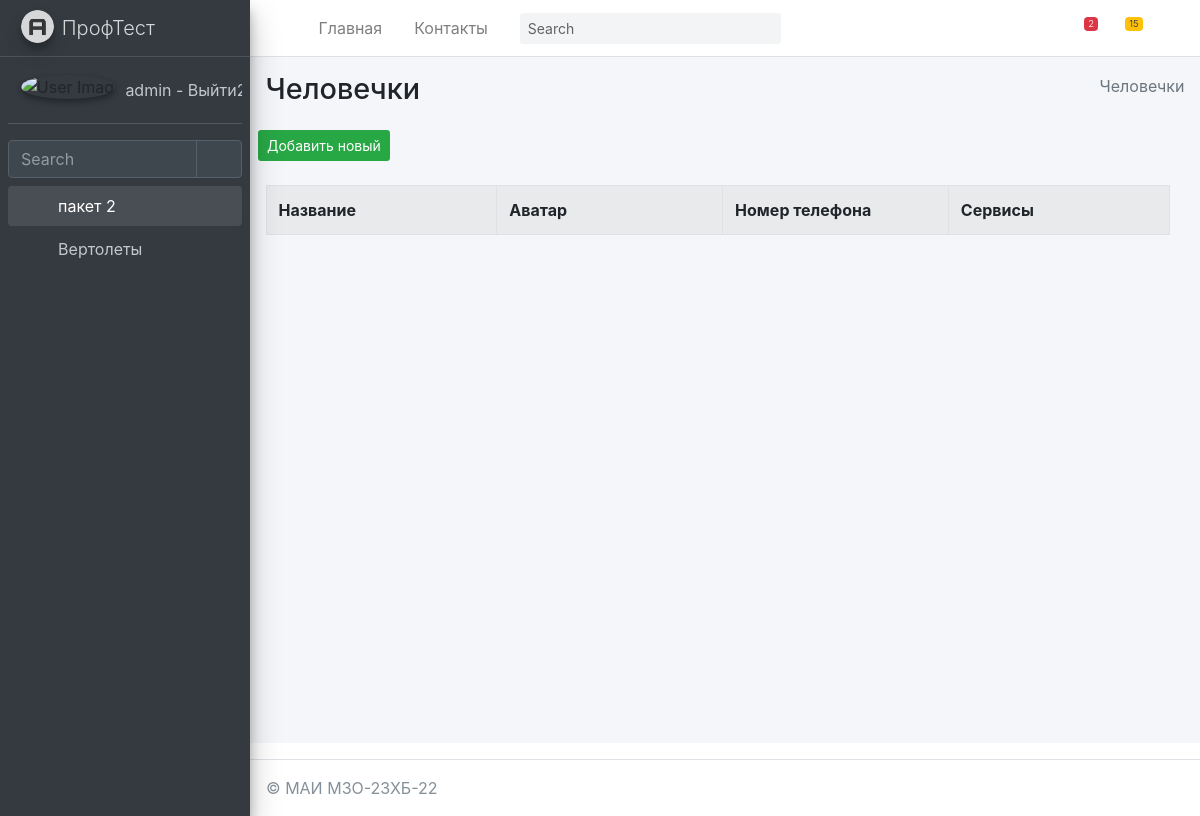
Before: /anketa/human/ (signed in) with the older database file.
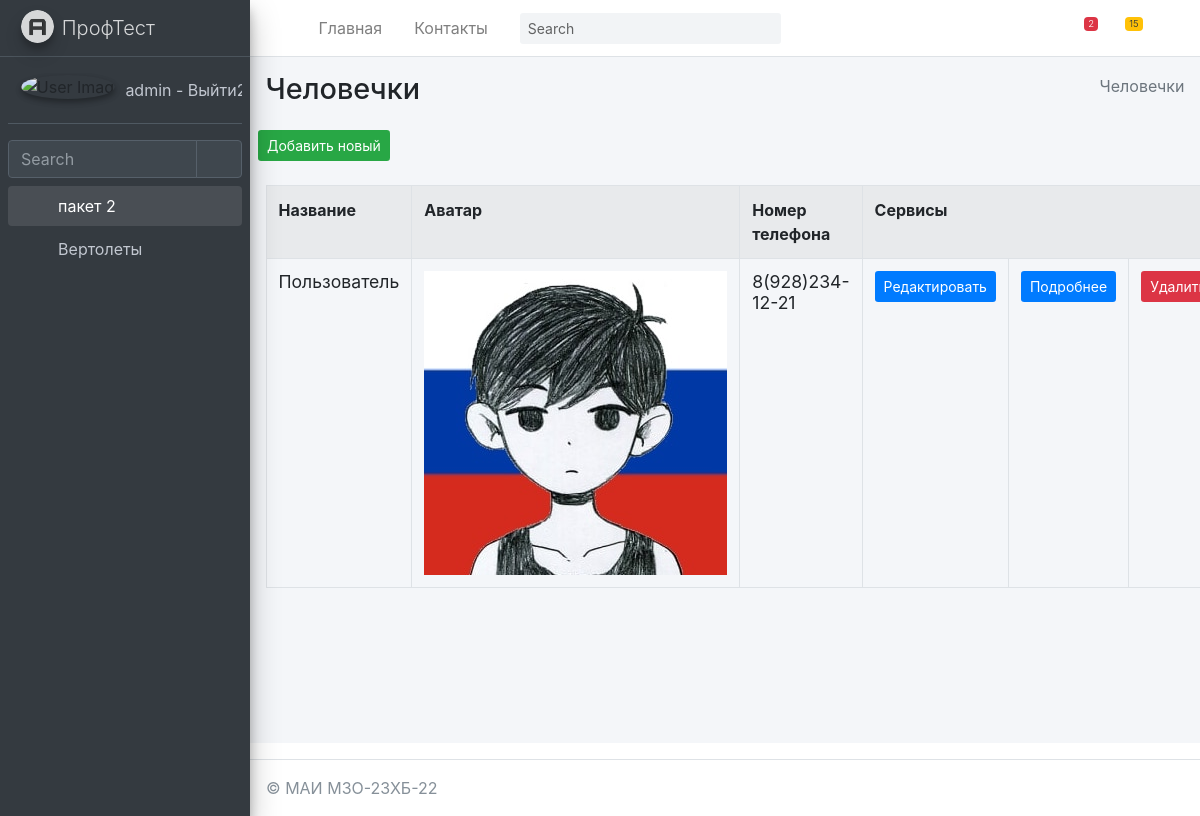
After: the same page with the newer database file.
### mysite/anketa/models.py (models this page shows, shortened)
class Human(models.Model):
    title = models.TextField(max_length=50, verbose_name="Название")
    avatar = models.ImageField(upload_to='human/%Y/%m/%d', blank=True, verbose_name="Аватар")
    phone = models.CharField(max_length=15, verbose_name="Номер телефона")
    class Meta:
        ordering = ["-title"]
        verbose_name = "Человек"
        verbose_name_plural = "Человечки"

### mysite/anketa/views.py (the view)
# urls.py: path('human/', HumanView.as_view(), name='human'),
@method_decorator(login_required(login_url='/login/'), name='dispatch')
class HumanView(ListView):
	model = Human
	context_object_name = 'human_list'
	success_url = reverse_lazy('anketa:HumanView')
	paginate_by = item_for_page
	def get_context_data(self, *, object_list=None, **kwargs):
		context = super(HumanView,self).get_context_data(**kwargs)
		context['sometry'] = self.model._meta.verbose_name_plural
		context['col1name'] = self.model._meta.get_field("title").verbose_name
		context['col2name'] = self.model._meta.get_field("avatar").verbose_name
		context['col3name'] = self.model._meta.get_field("phone").verbose_name
		context['collastname'] = 'Cервисы'
		return context

### mysite/anketa/templates/anketa/human_list.html (shortened to what this page needs)
{% extends "anketa/base.html" %}
{% block content %}
{% load anketa_tags %}
<div class="content-wrapper">
    {% block sidebar %}
    {% include 'anketa/includes/_breadcrumb.html' %}
    {% endblock %}
    <section class="content">
        <button class="btn bg-success btn-sm">
            <a href="{% url 'anketa:HumanCreate' %}" class=''>
                Добавить новый
            </a>
        </button>
        <br><br>
        <div class="container-fluid row">
            <div class="col-md-12">
                <table class="table table-striped table-bordered ">
                    <tr>
                        <th class="w-10">{{ col1name }}</th>
                        <th class="w-25">{{ col2name }}</th>
                        <th class="w-25">{{ col3name }}</th>
                        <th colspan="3">Сервисы</th>
                    </tr>
                    {% for item in human_list %}
                    <tr>
                        <td>
                            <h5 class="card-title">
                                {{ item.title }}
                            </h5>
                        </td>
                        <td>
                            <h5 class="card-title">
                                <img src="{{ item.avatar.url }}">
                            </h5>
                        </td>
                        <td>
                            <h5 class="card-title">
                                {{ item.phone }}
                            </h5>
                        </td>
                        <td>
                            <button class="btn bg-primary  btn-sm">
                                <a href="{% url 'anketa:HumanUpdate' item.pk %}">Редактировать</a>
                            </button>
                        </td>
                        <td>
                            <button class="btn bg-primary  btn-sm">
                                <a href="{% url 'anketa:HumanDetail' item.pk %}">Подробнее</a>
                            </button>
                        </td>
                        <td>
                            <button class="btn bg-danger  btn-sm" >
                                <a href="{% url 'anketa:HumanDelete' item.pk %}">Удалить</a>
                            </button>
                        </td>
                    </tr>
                    {% endfor %}
                </table>
            </div>
        </div>
    </section>
</div>
{% endblock %}

### mysite/templates/includes/full_sidebar.html
<aside class="main-sidebar sidebar-dark-primary elevation-4">
    <a href="/" class="brand-link">
        <img src="{{ ASSETS_ROOT }}/img/AdminLTELogo.png" alt="AdminLTE Logo" class="brand-image img-circle elevation-3"
             style="opacity: .8">
        <span class="brand-text font-weight-light">ПрофТест</span>
    </a>
    <div class="sidebar">
        <div class="user-panel mt-3 pb-3 mb-3 d-flex">
            <div class="image">
                <img src="{{ ASSETS_ROOT }}/img/user2-160x160.jpg" class="img-circle elevation-2" alt="User Image">
            </div>
            <div class="info">
                <a href="{% url 'logout' %}" class="d-block">
                    {{ request.user.username }} - Выйти2
                </a>
            </div>
        </div>
        <div class="form-inline">
            <div class="input-group" data-widget="sidebar-search">
                <input class="form-control form-control-sidebar" type="search" placeholder="Search" aria-label="Search">
                <div class="input-group-append">
                    <button class="btn btn-sidebar">
                        <i class="fas fa-search fa-fw"></i>
                    </button>
                </div>
            </div>
        </div>
        <nav class="mt-2">
            <ul class="nav nav-pills nav-sidebar flex-column" data-widget="treeview" role="menu" data-accordion="false">
                {% for item1 in SIDEBAR %}
                    <li class="nav-item {% if 'children' in item1 %} has-treeview menu-is-opening menu-open {% endif %}">
                    <a href="{% if 'children' in item1 %}#{% else %}{{ item1.url }}{% endif %}" class="nav-link">
                        <i class="nav-icon fas fa-circle {{ item1.color }}"></i>
                        <p>
                            {{ item1.name }}
                            {% if 'children' in item1 %}<i class="right fas fa-angle-left"></i>{% endif %}
                        </p>
                    </a>
                    <ul class="nav nav-treeview">
                    {% if 'children' in item1 %}
                        {% for item2 in item1.children %}
                            <li class="nav-item">
                                <a href="{{ item2.url }}" class="nav-link">
                                    <i class="far fa-circle nav-icon"></i>
                                    <p>{{ item2.name }}</p>
                                </a>
                            </li>
                        {% endfor %}
                    {% endif %}
                    </ul>
                    </li>
                {% endfor %}
            </ul>
        </nav>
    </div>
</aside>

Changed rows visible on the page:
added Human: title "Пользователь", avatar (picture), phone "8(928)234-12-21"
